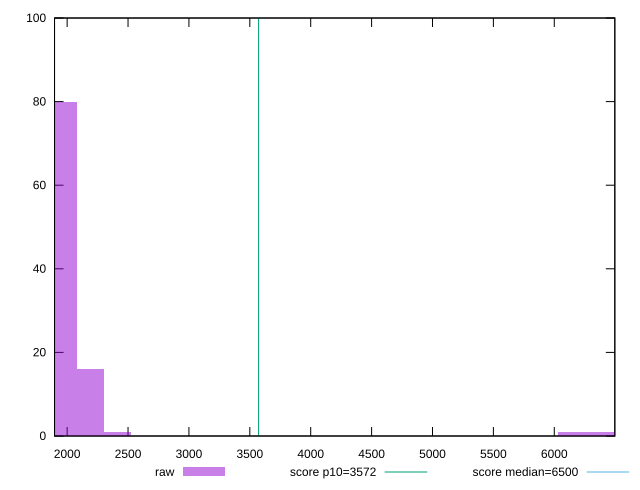

Generate this figure with gnuplot:
reset

$raw <<EOF
2411.475526527949 1
1973.0254307955947 80
2192.250478661772 16
6576.751435985316 1
6138.301340252961 1
6357.526388119139 1
EOF

set key outside below
set boxwidth 219.2250478661772
set xrange [1896.4170000000004:6497.2196]
set yrange [0:100]
set trange [0:100]
set style fill transparent solid 0.5 noborder

set parametric
set terminal svg size 640, 490 enhanced background rgb 'white'
set output "report_00018_2021-02-10T15-25-16.877Z/first-cpu-idle/samples/pages+cached+noadtech/raw/histogram.svg"

plot $raw title "raw" with boxes, \
     3572,t title "score p10=3572", \
     6500,t title "score median=6500"

reset
